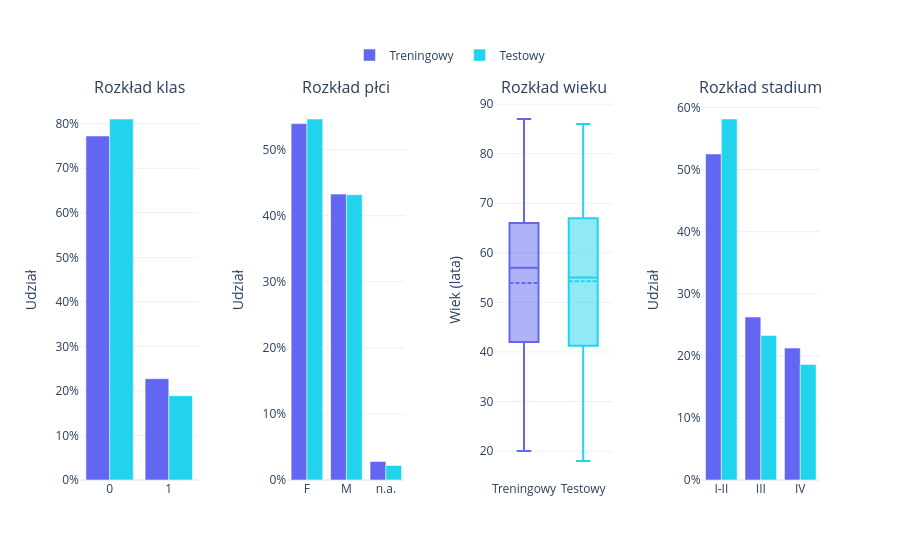

Source (notebook cell):
### Markdown cell above
### 3.1. Split balance overview

Class counts, proportions, and demographic distributions across train/test/validation splits.

### Code cell
split_summary = pd.DataFrame({
    'Train': y_train.value_counts().sort_index(),
    'Test': y_test.value_counts().sort_index(),
})
split_summary.index = [le.inverse_transform([i])[0] for i in split_summary.index]

split_pct = pd.DataFrame({
    'Train (%)': y_train.value_counts(normalize=True).sort_index() * 100,
    'Test (%)': y_test.value_counts(normalize=True).sort_index() * 100,
})
split_pct.index = split_summary.index
combined = pd.DataFrame({
    'Train': split_summary['Train'].astype(str) + ' (' + split_pct['Train (%)'].round(1).astype(str) + '%)',
    'Test': split_summary['Test'].astype(str) + ' (' + split_pct['Test (%)'].round(1).astype(str) + '%)',
})

totals = split_summary.sum()
combined.loc['Total'] = [str(totals['Train']), str(totals['Test'])]

display(combined)

plot_split_balance({
    'Train': (y_train, ds.sex.loc[X_train.index], ds.age.loc[X_train.index], ds.meta["Stage"].loc[X_train.index].replace({'I': 'I-II', 'II': 'I-II'})),
    'Test':  (y_test,  ds.sex.loc[X_test.index],  ds.age.loc[X_test.index],  ds.meta["Stage"].loc[X_test.index].replace({'I': 'I-II', 'II': 'I-II'})),
})

### Figure 1 — Plotly figure (JSON) as saved in the notebook; plotly's stock layout.template omitted (floating-point values rounded to 4 significant figures; data arrays with more than 128 entries replaced by an {"elided": "..."} marker saying what was removed)
{"data": [{"marker": {"color": "#6366f1"}, "name": "Treningowy", "showlegend": true, "x": [0, 1], "y": [0.7725, 0.2275], "type": "bar", "xaxis": "x", "yaxis": "y"}, {"marker": {"color": "#6366f1"}, "name": "Treningowy", "showlegend": false, "x": ["F", "M", "n.a."], "y": [0.5393, 0.4326, 0.02809], "type": "bar", "xaxis": "x2", "yaxis": "y2"}, {"boxmean": true, "marker": {"color": "#6366f1"}, "name": "Treningowy", "showlegend": false, "y": {"elided": "356 float values"}, "type": "box", "xaxis": "x3", "yaxis": "y3"}, {"marker": {"color": "#6366f1"}, "name": "Treningowy", "showlegend": false, "x": ["I-II", "III", "IV"], "y": [0.525, 0.2625, 0.2125], "type": "bar", "xaxis": "x4", "yaxis": "y4"}, {"marker": {"color": "#22d3ee"}, "name": "Testowy", "showlegend": true, "x": [0, 1], "y": [0.8106, 0.1894], "type": "bar", "xaxis": "x", "yaxis": "y"}, {"marker": {"color": "#22d3ee"}, "name": "Testowy", "showlegend": false, "x": ["F", "M", "n.a."], "y": [0.5463, 0.4317, 0.02203], "type": "bar", "xaxis": "x2", "yaxis": "y2"}, {"boxmean": true, "marker": {"color": "#22d3ee"}, "name": "Testowy", "showlegend": false, "y": {"elided": "227 float values"}, "type": "box", "xaxis": "x3", "yaxis": "y3"}, {"marker": {"color": "#22d3ee"}, "name": "Testowy", "showlegend": false, "x": ["I-II", "III", "IV"], "y": [0.5814, 0.2326, 0.186], "type": "bar", "xaxis": "x4", "yaxis": "y4"}], "layout": {"xaxis": {"anchor": "y", "domain": [0.0, 0.16]}, "yaxis": {"anchor": "x", "domain": [0.0, 1.0], "title": {"text": "Udział"}, "tickformat": ".0%"}, "xaxis2": {"anchor": "y2", "domain": [0.28, 0.44]}, "yaxis2": {"anchor": "x2", "domain": [0.0, 1.0], "title": {"text": "Udział"}, "tickformat": ".0%"}, "xaxis3": {"anchor": "y3", "domain": [0.56, 0.72]}, "yaxis3": {"anchor": "x3", "domain": [0.0, 1.0], "title": {"text": "Wiek (lata)"}}, "xaxis4": {"anchor": "y4", "domain": [0.84, 1.0]}, "yaxis4": {"anchor": "x4", "domain": [0.0, 1.0], "title": {"text": "Udział"}, "tickformat": ".0%"}, "annotations": [{"font": {"size": 16}, "showarrow": false, "text": "Rozkład klas", "x": 0.08, "xanchor": "center", "xref": "paper", "y": 1.0, "yanchor": "bottom", "yref": "paper"}, {"font": {"size": 16}, "showarrow": false, "text": "Rozkład płci", "x": 0.36, "xanchor": "center", "xref": "paper", "y": 1.0, "yanchor": "bottom", "yref": "paper"}, {"font": {"size": 16}, "showarrow": false, "text": "Rozkład wieku", "x": 0.64, "xanchor": "center", "xref": "paper", "y": 1.0, "yanchor": "bottom", "yref": "paper"}, {"font": {"size": 16}, "showarrow": false, "text": "Rozkład stadium", "x": 0.92, "xanchor": "center", "xref": "paper", "y": 1.0, "yanchor": "bottom", "yref": "paper"}], "title": {"text": ""}, "legend": {"orientation": "h", "yanchor": "bottom", "y": 1.08, "xanchor": "center", "x": 0.5}, "barmode": "group", "plot_bgcolor": "white", "paper_bgcolor": "white"}}
